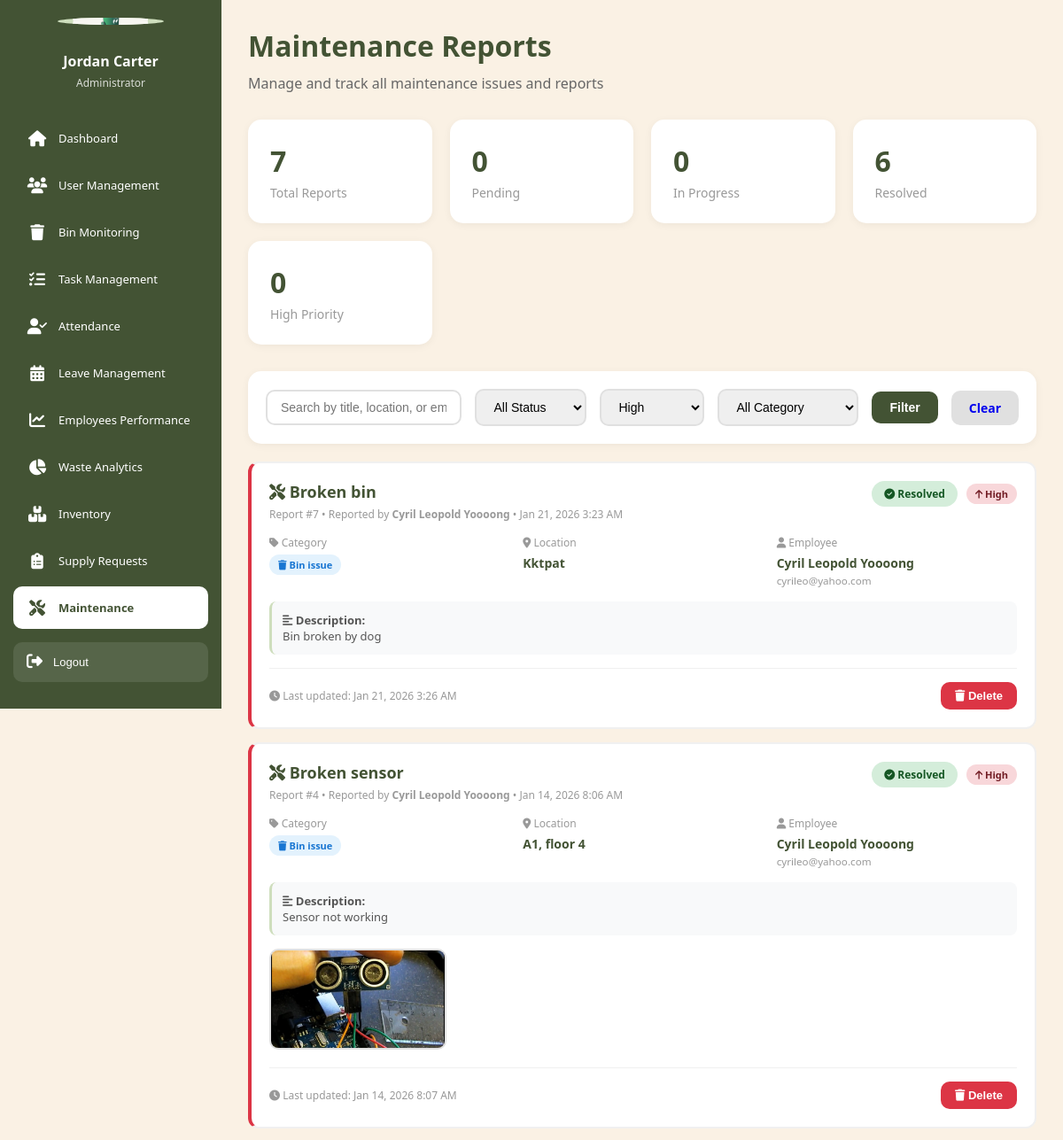
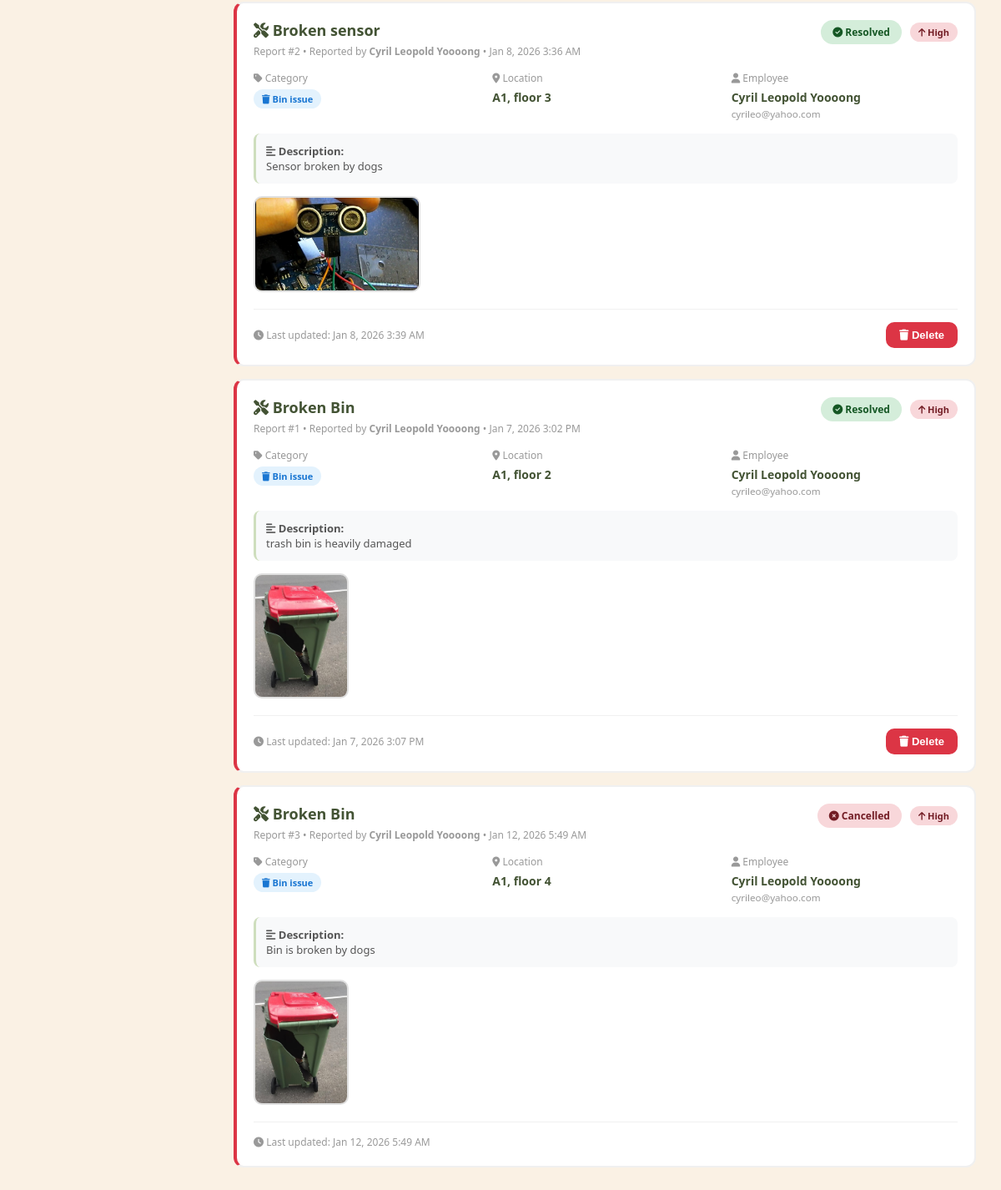
Page /admin/maintenance_reports.php?priority=high (signed in) on the committed database (2 pictures, top to bottom).
### tables this page shows
CREATE TABLE `maintenance_reports` (
  `report_id` int(11) NOT NULL,
  `employee_id` int(11) NOT NULL,
  `issue_title` varchar(255) NOT NULL,
  `issue_description` text NOT NULL,
  `issue_category` enum('bin_issue','equipment_issue','facility_issue','safety_hazard','other') NOT NULL,
  `priority` enum('low','medium','high') DEFAULT 'medium',
  `location` varchar(255) NOT NULL,
  `photo_path` varchar(255) DEFAULT NULL,
  `status` enum('pending','in_progress','resolved','cancelled') DEFAULT 'pending',
  `assigned_to` int(11) DEFAULT NULL,
  `admin_notes` text DEFAULT NULL,
  `reported_at` timestamp NOT NULL DEFAULT current_timestamp(),
  `updated_at` timestamp NOT NULL DEFAULT current_timestamp() ON UPDATE current_timestamp(),
  `resolved_at` timestamp NULL DEFAULT NULL
);

CREATE TABLE `employees` (
  `employee_id` int(11) NOT NULL,
  `username` varchar(50) NOT NULL,
  `password` varchar(255) NOT NULL COMMENT 'Hashed password using password_hash()',
  `email` varchar(100) NOT NULL,
  `language` varchar(5) DEFAULT 'en',
  `full_name` varchar(100) NOT NULL,
  `phone_number` varchar(20) DEFAULT NULL,
  `profile_picture` varchar(255) DEFAULT NULL,
  `area_id` int(11) DEFAULT NULL,
  `created_at` timestamp NOT NULL DEFAULT current_timestamp(),
  `last_login` timestamp NULL DEFAULT NULL,
  `status` enum('active','on_leave','inactive') DEFAULT 'active'
);

### config/database.php (called while the page is built, shortened)
<?php
$options = [
    PDO::ATTR_ERRMODE            => PDO::ERRMODE_EXCEPTION,
    PDO::ATTR_DEFAULT_FETCH_MODE => PDO::FETCH_ASSOC,
    PDO::ATTR_EMULATE_PREPARES   => false,
    PDO::ATTR_PERSISTENT         => false,
];
try {
    $dsn = "mysql:host=" . DB_HOST . ";dbname=" . DB_NAME . ";charset=" . DB_CHARSET;
    $pdo = new PDO($dsn, DB_USER, DB_PASS, $options);
} catch (PDOException $e) {
    die("Database Connection Failed: " . $e->getMessage());
}
function query($sql, $params = []) {
    global $pdo;
    $stmt = $pdo->prepare($sql);
    $stmt->execute($params);
    return $stmt;
}
function getOne($sql, $params = []) {
    $stmt = query($sql, $params);
    return $stmt->fetch();
}
function getAll($sql, $params = []) {
    $stmt = query($sql, $params);
    return $stmt->fetchAll();
}
?>

### admin/maintenance_reports.php (the view, shortened to what this page needs)
<?php
require_once '../config/database.php';
$status_filter = $_GET['status'] ?? 'all';
$priority_filter = $_GET['priority'] ?? 'all';
$category_filter = $_GET['category'] ?? 'all';
$search = $_GET['search'] ?? '';
$where = ["1=1"];
$params = [];
if ($priority_filter !== 'all') {
    $where[] = "mr.priority = ?";
    $params[] = $priority_filter;
}
$where_clause = implode(" AND ", $where);
$reports = getAll("
    SELECT
        mr.*,
        e.full_name as employee_name,
        e.email as employee_email,
        a.full_name as assigned_admin_name
    FROM maintenance_reports mr
    JOIN employees e ON mr.employee_id = e.employee_id
    LEFT JOIN admins a ON mr.assigned_to = a.admin_id
    WHERE $where_clause
    ORDER BY
        CASE mr.status
            WHEN 'pending' THEN 1
            WHEN 'in_progress' THEN 2
            WHEN 'resolved' THEN 3
            WHEN 'cancelled' THEN 4
        END,
        CASE mr.priority
            WHEN 'high' THEN 1
            WHEN 'medium' THEN 2
            WHEN 'low' THEN 3
        END,
        mr.reported_at DESC
", $params);
$total_reports = getOne("SELECT COUNT(*) as count FROM maintenance_reports")['count'];
$pending_reports = getOne("SELECT COUNT(*) as count FROM maintenance_reports WHERE status = 'pending'")['count'];
$in_progress_reports = getOne("SELECT COUNT(*) as count FROM maintenance_reports WHERE status = 'in_progress'")['count'];
$resolved_reports = getOne("SELECT COUNT(*) as count FROM maintenance_reports WHERE status = 'resolved'")['count'];
$high_priority = getOne("SELECT COUNT(*) as count FROM maintenance_reports WHERE priority = 'high' AND status IN ('pending', 'in_progress')")['count'];
?>
<!DOCTYPE html>
<html lang="en">
<head>
    <link rel="stylesheet" href="https://cdnjs.cloudflare.com/ajax/libs/font-awesome/6.5.0/css/all.min.css">
</head>
<body>
    <?php include '../includes/admin_sidebar.php'; ?>
    <main class="main-content">
        <div class="page-header">
            <h1>Maintenance Reports</h1>
            <p>Manage and track all maintenance issues and reports</p>
        </div>
        <div class="stats-grid">
            <div class="stat-card">
                <div class="stat-value"><?php echo $total_reports; ?></div>
                <div class="stat-label">Total Reports</div>
            </div>
            <div class="stat-card">
                <div class="stat-value" style="color: #435334;"><?php echo $pending_reports; ?></div>
                <div class="stat-label">Pending</div>
            </div>
            <div class="stat-card">
                <div class="stat-value" style="color: #435334;"><?php echo $in_progress_reports; ?></div>
                <div class="stat-label">In Progress</div>
            </div>
            <div class="stat-card">
                <div class="stat-value" style="color: #435334;"><?php echo $resolved_reports; ?></div>
                <div class="stat-label">Resolved</div>
            </div>
            <div class="stat-card">
                <div class="stat-value" style="color: #435334;"><?php echo $high_priority; ?></div>
                <div class="stat-label">High Priority</div>
            </div>
        </div>
        <form method="GET" class="filters">
            <div class="filter-row">
                <input type="text" name="search" placeholder="Search by title, location, or employee..." value="<?php echo htmlspecialchars($search); ?>">
                <select name="status">
                    <option value="all" <?php echo $status_filter === 'all' ? 'selected' : ''; ?>>All Status</option>
                </select>
                <select name="priority">
                    <option value="high" <?php echo $priority_filter === 'high' ? 'selected' : ''; ?>>High</option>
                </select>
                <select name="category">
                    <option value="all" <?php echo $category_filter === 'all' ? 'selected' : ''; ?>>All Category</option>
                </select>
                <button type="submit" class="btn btn-primary"> Filter</button>
                <a href="maintenance_reports.php" class="btn" style="background: #e0e0e0;">Clear</a>
            </div>
        </form>
        <?php if (empty($reports)): ?>
            <div class="empty-state">
                <i class="fa-solid fa-clipboard"></i>
                <h3>No Reports Found</h3>
                <p>No maintenance reports match your filters</p>
            </div>
        <?php else: ?>
            <?php foreach ($reports as $report): ?>
                <div class="report-card <?php echo $report['priority'] === 'high' ? 'high-priority' : ''; ?>">
                    <div class="report-header">
                        <div>
                            <div class="report-title">
                                <i class="fa-solid fa-tools"></i> <?php echo htmlspecialchars($report['issue_title']); ?>
                            </div>
                            <div class="report-id">
                                Report #<?php echo $report['report_id']; ?> •
                                Reported by <strong><?php echo htmlspecialchars($report['employee_name']); ?></strong> •
                                <?php echo date('M j, Y g:i A', strtotime($report['reported_at'])); ?>
                            </div>
                        </div>
                        <div class="report-badges">
                            <span class="status-badge status-<?php echo $report['status']; ?>">
                                <?php
                                $status_icons = [
                                    'pending' => 'fa-hourglass-half',
                                    'in_progress' => 'fa-spinner',
                                    'resolved' => 'fa-circle-check',
                                    'cancelled' => 'fa-times-circle'
                                ];
                                ?>
                                <i class="fa-solid <?php echo $status_icons[$report['status']]; ?>"></i>
                                <?php echo ucfirst(str_replace('_', ' ', $report['status'])); ?>
                            </span>
                            <span class="priority-badge priority-<?php echo $report['priority']; ?>">
                                <?php
                                $priority_icons = [
                                    'low' => 'fa-arrow-down',
                                    'medium' => 'fa-minus',
                                    'high' => 'fa-arrow-up'
                                ];
                                ?>
                                <i class="fa-solid <?php echo $priority_icons[$report['priority']]; ?>"></i>
                                <?php echo ucfirst($report['priority']); ?>
                            </span>
                        </div>
                    </div>
                    <div class="report-details">
                        <div class="detail-item">
                            <div class="detail-label"><i class="fa-solid fa-tag"></i> Category</div>
                            <div class="detail-value">
                                <span class="category-badge">
                                    <?php
                                    $category_icons = [
                                        'bin_issue' => 'fa-trash',
                                        'equipment_issue' => 'fa-toolbox',
                                        'facility_issue' => 'fa-building',
                                        'safety_hazard' => 'fa-triangle-exclamation',
                                        'other' => 'fa-box'
                                    ];
                                    ?>
                                    <i class="fa-solid <?php echo $category_icons[$report['issue_category']]; ?>"></i>
                                    <?php echo ucfirst(str_replace('_', ' ', $report['issue_category'])); ?>
                                </span>
                            </div>
                        </div>
                        <div class="detail-item">
                            <div class="detail-label"><i class="fa-solid fa-location-dot"></i> Location</div>
                            <div class="detail-value"><?php echo htmlspecialchars($report['location']); ?></div>
                        </div>
                        <div class="detail-item">
                            <div class="detail-label"><i class="fa-solid fa-user"></i> Employee</div>
                            <div class="detail-value">
                                <?php echo htmlspecialchars($report['employee_name']); ?>
                                <br><small style="color: #999; font-weight: normal;"><?php echo htmlspecialchars($report['employee_email']); ?></small>
                            </div>
                        </div>
                    </div>
                    <div class="report-description">
                        <strong><i class="fa-solid fa-align-left"></i> Description:</strong><br>
                        <?php echo nl2br(htmlspecialchars($report['issue_description'])); ?>
                    </div>
                    <?php if ($report['photo_path']): ?>
                        <div class="report-photo">
                            <a href="../<?php echo htmlspecialchars($report['photo_path']); ?>" target="_blank">
                                <img src="../<?php echo htmlspecialchars($report['photo_path']); ?>" alt="Issue photo">
                            </a>
                        </div>
                    <?php endif; ?>
                    <div class="report-footer">
                        <div style="font-size: 12px; color: #999;">
                            <i class="fa-solid fa-clock"></i> Last updated: <?php echo date('M j, Y g:i A', strtotime($report['updated_at'])); ?>
                        </div>
                            <?php if ($report['status'] === 'resolved'): ?>
                                <form action="maintenance_actions.php" method="POST" style="display: inline;" onsubmit="return confirm('Delete this resolved report?');">
                                    <button type="submit" class="btn btn-danger">
                                        <i class="fa-solid fa-trash"></i> Delete
                                    </button>
                                </form>
                            <?php endif; ?>
                        </div>
                    </div>
            <?php endforeach; ?>
        <?php endif; ?>
    </main>
</body>
</html>

### admin/maintenance_reports.php (style rules this page uses)
* { margin: 0; padding: 0; box-sizing: border-box; }
body { font-family: 'Segoe UI', Tahoma, Geneva, Verdana, sans-serif; background: #FAF1E4; display: flex; min-height: 100vh; }
.main-content { margin-left: 250px; flex: 1; padding: 30px; }
.page-header { margin-bottom: 30px; }
.page-header h1 { font-size: 32px; color: #435334; margin-bottom: 10px; }
.page-header p { color: #666; }
.stats-grid { display: grid; grid-template-columns: repeat(auto-fit, minmax(200px, 1fr)); gap: 20px; margin-bottom: 30px; }
.stat-card { background: white; padding: 25px; border-radius: 15px; box-shadow: 0 2px 10px rgba(0,0,0,0.05); }
.stat-value { font-size: 32px; font-weight: 700; color: #435334; margin-bottom: 5px; }
.stat-label { font-size: 14px; color: #999; }
.filters { background: white; padding: 20px; border-radius: 15px; margin-bottom: 20px; box-shadow: 0 2px 10px rgba(0,0,0,0.05); }
.filter-row { display: flex; gap: 15px; align-items: center; flex-wrap: wrap; margin-bottom: 15px; }
.filter-row:last-child { margin-bottom: 0; }
.filters input[type="text"], .filters select { padding: 10px 15px; border: 2px solid #e0e0e0; border-radius: 10px; font-size: 14px; }
.filters input[type="text"] { flex: 1; min-width: 200px; }
.btn { padding: 10px 20px; border: none; border-radius: 10px; font-size: 14px; font-weight: 600; cursor: pointer; text-decoration: none; display: inline-block; transition: all 0.3s; }
.btn-primary { background: #435334; color: white; }
.btn-danger { background: #dc3545; color: white; padding: 8px 16px; font-size: 13px; }
.report-card { background: white; border: 2px solid #f0f0f0; border-radius: 12px; padding: 20px; margin-bottom: 15px; transition: all 0.3s; }
.report-card.high-priority { border-left: 4px solid #dc3545; }
.report-header { display: flex; justify-content: space-between; align-items: flex-start; margin-bottom: 15px; flex-wrap: wrap; gap: 10px; }
.report-title { font-size: 18px; font-weight: 600; color: #435334; }
.report-id { font-size: 12px; color: #999; margin-top: 5px; }
.report-badges { display: flex; gap: 10px; align-items: center; flex-wrap: wrap; }
.status-badge { display: inline-block; padding: 6px 14px; border-radius: 20px; font-size: 12px; font-weight: 600; }
.status-resolved { background: #d4edda; color: #155724; }
.status-cancelled { background: #f8d7da; color: #721c24; }
.priority-badge { display: inline-block; padding: 4px 10px; border-radius: 15px; font-size: 11px; font-weight: 600; }
.priority-high { background: #f8d7da; color: #721c24; }
.category-badge { display: inline-block; padding: 4px 10px; border-radius: 15px; font-size: 11px; font-weight: 600; background: #e3f2fd; color: #1976d2; }
.report-details { display: grid; grid-template-columns: repeat(auto-fit, minmax(150px, 1fr)); gap: 15px; margin-bottom: 15px; }
.detail-item { display: flex; flex-direction: column; }
.detail-label { font-size: 12px; color: #999; margin-bottom: 5px; }
.detail-value { font-size: 14px; font-weight: 600; color: #435334; }
.report-description { background: #f8f9fa; padding: 12px; border-radius: 8px; font-size: 13px; color: #555; margin-bottom: 15px; border-left: 3px solid #CEDEBD; }
.report-photo { margin-bottom: 15px; }
.report-photo img { max-width: 200px; max-height: 150px; border-radius: 10px; border: 2px solid #e0e0e0; cursor: pointer; transition: all 0.3s; }
.report-footer { display: flex; justify-content: space-between; align-items: center; padding-top: 15px; border-top: 1px solid #f0f0f0; gap: 10px; flex-wrap: wrap; }

### rows in the picture
maintenance_reports: issue_title "Broken bin", report_id "7", employee.full_name "Cyril Leopold Yoooong", reported_at "Jan 21, 2026 3:23 AM", status "Resolved", priority "High", issue_category "Bin issue", location "Kktpat", employee.email "cyrileo@yahoo.com", issue_description "Bin broken by dog", updated_at "Jan 21, 2026 3:26 AM"
maintenance_reports: issue_title "Broken sensor", report_id "4", employee.full_name "Cyril Leopold Yoooong", reported_at "Jan 14, 2026 8:06 AM", status "Resolved", priority "High", issue_category "Bin issue", location "A1, floor 4", employee.email "cyrileo@yahoo.com", issue_description "Sensor not working", photo_path (picture), updated_at "Jan 14, 2026 8:07 AM"
maintenance_reports: issue_title "Broken sensor", report_id "2", employee.full_name "Cyril Leopold Yoooong", reported_at "Jan 8, 2026 3:36 AM", status "Resolved", priority "High", issue_category "Bin issue", location "A1, floor 3", employee.email "cyrileo@yahoo.com", issue_description "Sensor broken by dogs", photo_path (picture), updated_at "Jan 8, 2026 3:39 AM"
maintenance_reports: issue_title "Broken Bin", report_id "1", employee.full_name "Cyril Leopold Yoooong", reported_at "Jan 7, 2026 3:02 PM", status "Resolved", priority "High", issue_category "Bin issue", location "A1, floor 2", employee.email "cyrileo@yahoo.com", issue_description "trash bin is heavily damaged", photo_path (picture), updated_at "Jan 7, 2026 3:07 PM"
maintenance_reports: issue_title "Broken Bin", report_id "3", employee.full_name "Cyril Leopold Yoooong", reported_at "Jan 12, 2026 5:49 AM", status "Cancelled", priority "High", issue_category "Bin issue", location "A1, floor 4", employee.email "cyrileo@yahoo.com", issue_description "Bin is broken by dogs", photo_path (picture), updated_at "Jan 12, 2026 5:49 AM"

### other values in the picture
$admin_name "Jordan Carter"
$total_reports "7"
$pending_reports "0"
$in_progress_reports "0"
$resolved_reports "6"
$high_priority "0"
